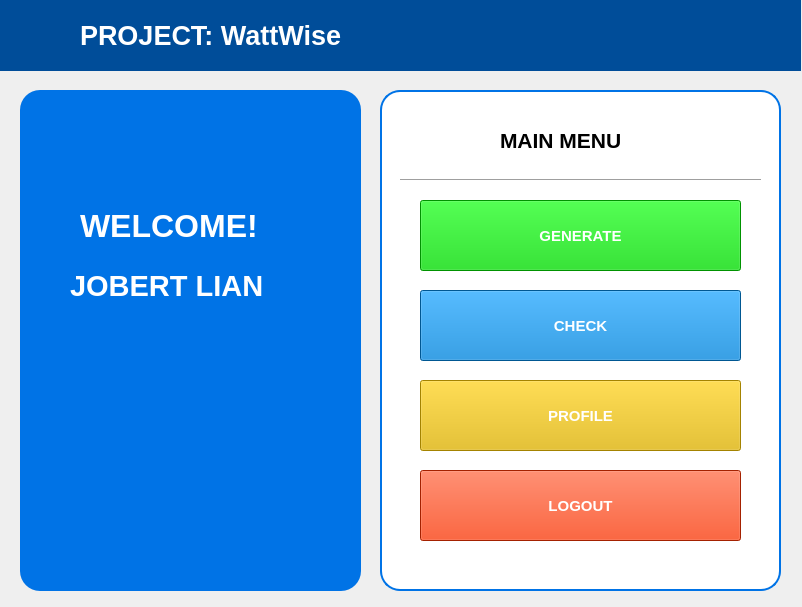
<?xml version="1.0" encoding="UTF-8"?>
<ui version="4.0">
 <class>MainWindow</class>
 <widget class="QMainWindow" name="MainWindow">
  <property name="geometry">
   <rect>
    <x>0</x>
    <y>0</y>
    <width>802</width>
    <height>607</height>
   </rect>
  </property>
  <property name="windowTitle">
   <string>MainWindow</string>
  </property>
  <widget class="QWidget" name="centralwidget">
   <property name="styleSheet">
    <string notr="true">#titleFrame {
	background-color: #004d99;
}

#title {
	color: #ffffff;
}

#profileWidget {
	background-color: #0073e6;
	border-radius: 20px;
}

#optionWidget {
	background-color: #ffffff;
	border-radius: 20px;
	border: 2px solid #0073e6;
}

#btnGenerate {
	color: #ffffff;
	background-color: #00cc00;
}

#btnCheck {
	color: #ffffff;
	background-color: #007acc;
}

#btnProfile {
	color: #ffffff;
	background-color: #e6b800;
}

#btnLogout {
	color: #ffffff;
	background-color: #e62e00;
}

#label_2, #label_3 {
	color: #ffffff;
}</string>
   </property>
   <widget class="QWidget" name="titleFrame" native="true">
    <property name="geometry">
     <rect>
      <x>0</x>
      <y>0</y>
      <width>801</width>
      <height>71</height>
     </rect>
    </property>
    <widget class="QLabel" name="logo">
     <property name="geometry">
      <rect>
       <x>20</x>
       <y>10</y>
       <width>55</width>
       <height>51</height>
      </rect>
     </property>
     <property name="text">
      <string/>
     </property>
     <property name="pixmap">
      <pixmap>logo_white1.png</pixmap>
     </property>
     <property name="scaledContents">
      <bool>true</bool>
     </property>
    </widget>
    <widget class="QLabel" name="title">
     <property name="geometry">
      <rect>
       <x>80</x>
       <y>10</y>
       <width>401</width>
       <height>51</height>
      </rect>
     </property>
     <property name="font">
      <font>
       <pointsize>20</pointsize>
       <weight>75</weight>
       <bold>true</bold>
      </font>
     </property>
     <property name="text">
      <string>PROJECT: WattWise</string>
     </property>
    </widget>
   </widget>
   <widget class="QWidget" name="profileWidget" native="true">
    <property name="geometry">
     <rect>
      <x>20</x>
      <y>90</y>
      <width>341</width>
      <height>501</height>
     </rect>
    </property>
    <widget class="QLabel" name="label_2">
     <property name="geometry">
      <rect>
       <x>60</x>
       <y>110</y>
       <width>231</width>
       <height>51</height>
      </rect>
     </property>
     <property name="font">
      <font>
       <pointsize>24</pointsize>
       <weight>75</weight>
       <bold>true</bold>
      </font>
     </property>
     <property name="text">
      <string>WELCOME!</string>
     </property>
    </widget>
    <widget class="QLabel" name="label_3">
     <property name="geometry">
      <rect>
       <x>50</x>
       <y>160</y>
       <width>261</width>
       <height>71</height>
      </rect>
     </property>
     <property name="font">
      <font>
       <pointsize>22</pointsize>
       <weight>75</weight>
       <bold>true</bold>
      </font>
     </property>
     <property name="text">
      <string>JOBERT LIAN</string>
     </property>
    </widget>
   </widget>
   <widget class="QWidget" name="optionWidget" native="true">
    <property name="geometry">
     <rect>
      <x>380</x>
      <y>90</y>
      <width>401</width>
      <height>501</height>
     </rect>
    </property>
    <widget class="QPushButton" name="btnGenerate">
     <property name="geometry">
      <rect>
       <x>40</x>
       <y>110</y>
       <width>321</width>
       <height>71</height>
      </rect>
     </property>
     <property name="font">
      <font>
       <pointsize>11</pointsize>
       <weight>75</weight>
       <bold>true</bold>
      </font>
     </property>
     <property name="layoutDirection">
      <enum>Qt::LeftToRight</enum>
     </property>
     <property name="autoFillBackground">
      <bool>false</bool>
     </property>
     <property name="text">
      <string>GENERATE</string>
     </property>
     <property name="icon">
      <iconset resource="resources.qrc">
       <normaloff>:/White Icons/white Icon/printer.svg</normaloff>:/White Icons/white Icon/printer.svg</iconset>
     </property>
     <property name="checkable">
      <bool>false</bool>
     </property>
     <property name="default">
      <bool>false</bool>
     </property>
     <property name="flat">
      <bool>false</bool>
     </property>
    </widget>
    <widget class="QPushButton" name="btnCheck">
     <property name="geometry">
      <rect>
       <x>40</x>
       <y>200</y>
       <width>321</width>
       <height>71</height>
      </rect>
     </property>
     <property name="font">
      <font>
       <pointsize>11</pointsize>
       <weight>75</weight>
       <bold>true</bold>
      </font>
     </property>
     <property name="layoutDirection">
      <enum>Qt::LeftToRight</enum>
     </property>
     <property name="text">
      <string>CHECK</string>
     </property>
     <property name="icon">
      <iconset resource="resources.qrc">
       <normaloff>:/White Icons/white Icon/archive.svg</normaloff>:/White Icons/white Icon/archive.svg</iconset>
     </property>
    </widget>
    <widget class="QPushButton" name="btnProfile">
     <property name="geometry">
      <rect>
       <x>40</x>
       <y>290</y>
       <width>321</width>
       <height>71</height>
      </rect>
     </property>
     <property name="font">
      <font>
       <pointsize>11</pointsize>
       <weight>75</weight>
       <bold>true</bold>
      </font>
     </property>
     <property name="layoutDirection">
      <enum>Qt::LeftToRight</enum>
     </property>
     <property name="text">
      <string>PROFILE</string>
     </property>
     <property name="icon">
      <iconset resource="resources.qrc">
       <normaloff>:/White Icons/white Icon/smile.svg</normaloff>:/White Icons/white Icon/smile.svg</iconset>
     </property>
    </widget>
    <widget class="QPushButton" name="btnLogout">
     <property name="geometry">
      <rect>
       <x>40</x>
       <y>380</y>
       <width>321</width>
       <height>71</height>
      </rect>
     </property>
     <property name="font">
      <font>
       <pointsize>11</pointsize>
       <weight>75</weight>
       <bold>true</bold>
      </font>
     </property>
     <property name="layoutDirection">
      <enum>Qt::LeftToRight</enum>
     </property>
     <property name="text">
      <string>LOGOUT</string>
     </property>
     <property name="icon">
      <iconset resource="resources.qrc">
       <normaloff>:/White Icons/white Icon/log-out.svg</normaloff>:/White Icons/white Icon/log-out.svg</iconset>
     </property>
    </widget>
    <widget class="QLabel" name="label">
     <property name="geometry">
      <rect>
       <x>120</x>
       <y>30</y>
       <width>171</width>
       <height>41</height>
      </rect>
     </property>
     <property name="font">
      <font>
       <pointsize>16</pointsize>
       <weight>75</weight>
       <bold>true</bold>
      </font>
     </property>
     <property name="text">
      <string>MAIN MENU</string>
     </property>
    </widget>
    <widget class="Line" name="line">
     <property name="geometry">
      <rect>
       <x>20</x>
       <y>80</y>
       <width>361</width>
       <height>20</height>
      </rect>
     </property>
     <property name="orientation">
      <enum>Qt::Horizontal</enum>
     </property>
    </widget>
   </widget>
  </widget>
 </widget>
 <resources>
  <include location="resources.qrc"/>
 </resources>
 <connections/>
</ui>
